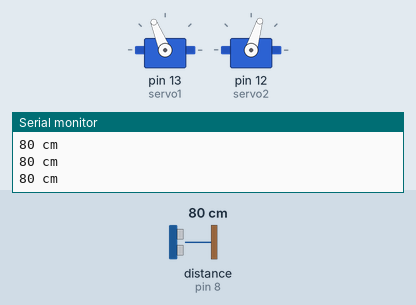
Simulated run of this sketch. Board: Arduino Uno, built with avr-gcc and run on an emulated ATmega328P. Parts: 2 × servo, the last lines printed to the serial monitor. Wiring (inferred from the names in the program): ultrasonic range finder: trigger pin 7; echo pin 8. Inputs (shaded band) come from the test bench; at power-on: distance to the obstacle (sensor on pin 8) 80 cm. The echo pulse lasts 58.3 µs per cm.

Above: at 1.2 s.
1.3 s: distance to the obstacle (sensor on pin 8) set to 2 cm
At 2.0 s:
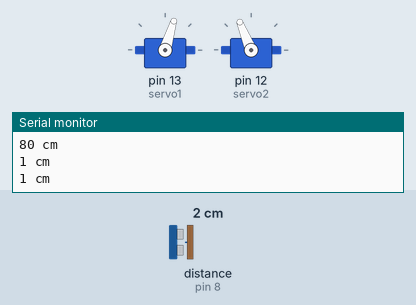
3.0 s: distance to the obstacle (sensor on pin 8) set to 18 cm
At 3.3 s:
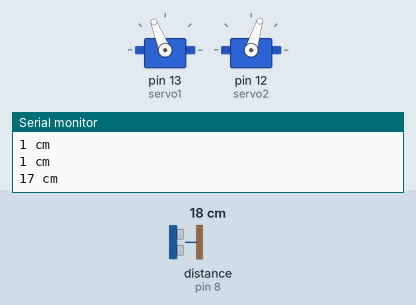
4.5 s: distance to the obstacle (sensor on pin 8) set to 4 cm
At 6.0 s:
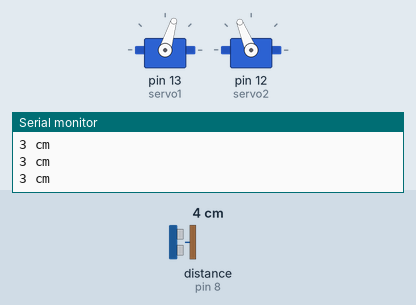
Timing chart, 0 to 7.5 s (numbered marks = the images above; inputs shaded):
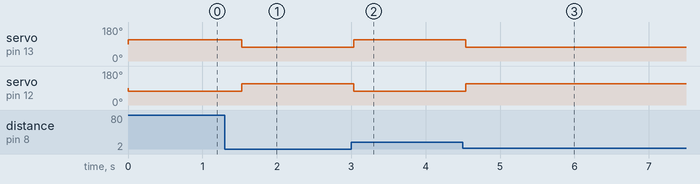

The sketch:

1012______.ino
```cpp
/* 초음파 센서를 이용하여 센서가 장애물과 10cm를 유지하도록 만들기 */

#include <Servo.h>
#define trigPin 7
#define echoPin 8

Servo servo1,servo2;

void setup()
{
  Serial.begin (9600);
  pinMode(trigPin, OUTPUT);
  pinMode(echoPin, INPUT);
  servo1.attach(13);
  servo2.attach(12);
}
long microsecondsToCentimeters(long microseconds)
{

return microseconds / 29 / 2;
}

void loop()
{
  long duration, cm;
  digitalWrite(trigPin, LOW);
  delayMicroseconds(2);
  digitalWrite(trigPin, HIGH); //초음파 발생
  delayMicroseconds(10);
  digitalWrite(trigPin, LOW);
  duration = pulseIn(echoPin, HIGH); //초음파 시간 측정
  // convert the time into a distance
  cm = microsecondsToCentimeters(duration);
  //float distance = duration / 29 / 2;

  Serial.print(cm);
  Serial.println(" cm");

  if (cm < 10) {
    servo1.writeMicroseconds(1300);
    servo2.writeMicroseconds(1700); //10cm 보다 가가우면 후진
    delay(200);
  }
  else if (cm == 10) {
    servo1.writeMicroseconds(1500);
    servo2.writeMicroseconds(1500); //같으면 정지
    delay(200);
  }
  else {
    servo1.writeMicroseconds(1700);
    servo2.writeMicroseconds(1300); //멀면 전진
   delay(200);
  }

  delay(100);
}
```

Measured:
- after the input at 1.3 s, servo on pin 13 (servo1): 112° → 73° after 0.23 s; servo on pin 12 (servo2): 73° → 112° after 0.23 s
- after the input at 3.0 s, servo on pin 13 (servo1): 73° → 112° at once; servo on pin 12 (servo2): 112° → 73° at once
- after the input at 4.5 s, servo on pin 13 (servo1): 112° → 73° at once; servo on pin 12 (servo2): 73° → 112° at once
